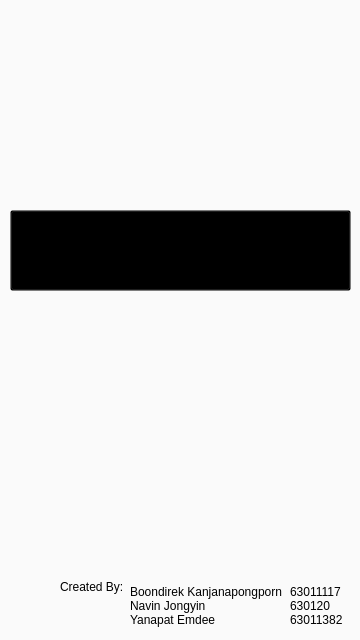
<?xml version="1.0" encoding="UTF-8"?>
<ui version="4.0">
 <class>Form</class>
 <widget class="QWidget" name="Form">
  <property name="geometry">
   <rect>
    <x>0</x>
    <y>0</y>
    <width>360</width>
    <height>640</height>
   </rect>
  </property>
  <property name="windowTitle">
   <string>Form</string>
  </property>
  <property name="styleSheet">
   <string notr="true">QWidget{
	background-color: #FAFAFA;
}</string>
  </property>
  <widget class="QPushButton" name="edockiconPushButton">
   <property name="geometry">
    <rect>
     <x>10</x>
     <y>210</y>
     <width>341</width>
     <height>81</height>
    </rect>
   </property>
   <property name="styleSheet">
    <string notr="true">QPushButton{
	background-color:rgba(0,0,0,0);
}</string>
   </property>
   <property name="text">
    <string/>
   </property>
   <property name="icon">
    <iconset>
     <normaloff>images/edock.png</normaloff>images/edock.png</iconset>
   </property>
   <property name="iconSize">
    <size>
     <width>180</width>
     <height>180</height>
    </size>
   </property>
  </widget>
  <widget class="QLabel" name="label">
   <property name="geometry">
    <rect>
     <x>130</x>
     <y>570</y>
     <width>161</width>
     <height>71</height>
    </rect>
   </property>
   <property name="styleSheet">
    <string notr="true">background-color:none;</string>
   </property>
   <property name="text">
    <string>Boondirek Kanjanapongporn
Navin Jongyin
Yanapat Emdee</string>
   </property>
  </widget>
  <widget class="QLabel" name="label_2">
   <property name="geometry">
    <rect>
     <x>60</x>
     <y>580</y>
     <width>91</width>
     <height>61</height>
    </rect>
   </property>
   <property name="styleSheet">
    <string notr="true">background-color:none;</string>
   </property>
   <property name="text">
    <string>Created By:</string>
   </property>
   <property name="alignment">
    <set>Qt::AlignLeading|Qt::AlignLeft|Qt::AlignTop</set>
   </property>
  </widget>
  <widget class="QLabel" name="label_3">
   <property name="geometry">
    <rect>
     <x>290</x>
     <y>570</y>
     <width>61</width>
     <height>71</height>
    </rect>
   </property>
   <property name="styleSheet">
    <string notr="true">background-color:none;</string>
   </property>
   <property name="text">
    <string>63011117 
630120
63011382</string>
   </property>
  </widget>
 </widget>
 <resources/>
 <connections/>
</ui>
